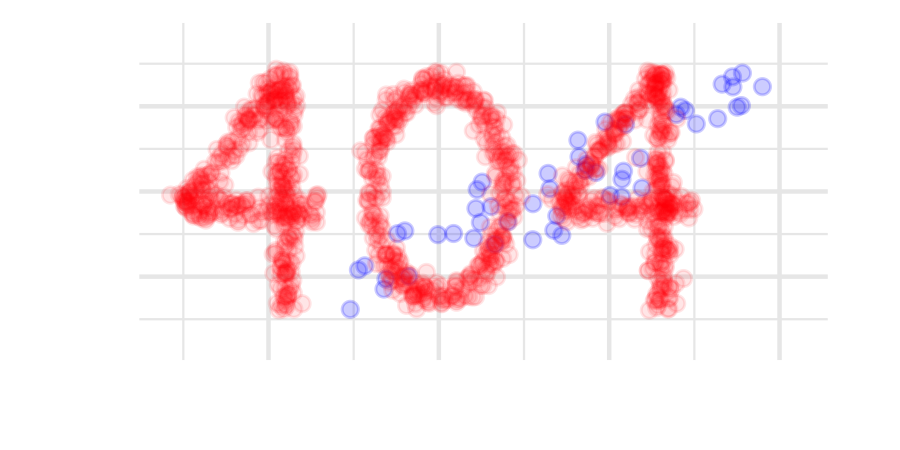

R code for this plot:
library(tidyverse)
set.seed(2)
## Define corners of 4:
#'     4
#'   / |
#'  1----2
#'     |
#'     3
x1 <- c(-3, 0)
x2 <- c(1, 0)
x3 <- c(0, -3)
x4 <- c(0, 4)
## Standard deviation of "scatter" about the digits:
sd <- 0.2
## Density of points contained in 1 unit length:
dens <- 25
## Gap between letter boxes:
gap <- 1.5
## --------------------
## Letters contained in boxes with lenght and width:
width <- x2[1] - x1[1]
height <- x4[2] - x3[2]
## Shift a matrix (of 2-vectors) right or up, or by a 2-vector
shift <- function(nx2mat, vec) {
    multivec <- matrix(vec, byrow=TRUE, ncol=2, nrow=nrow(nx2mat))
    nx2mat + multivec
}
shift_right <- function(nx2mat, x) {
    multivec <- matrix(c(x, 0), byrow=TRUE, ncol=2, nrow=nrow(nx2mat))
    nx2mat + multivec
}
shift_up <- function(nx2mat, y) {
    multivec <- matrix(c(0, y), byrow=TRUE, ncol=2, nrow=nrow(nx2mat))
    nx2mat + multivec
}
## Make a scatterplot rod.
rod <- function(x1, x2, denspts=dens, sigma=sd) {
    len <- sqrt(sum((x2-x1)^2))
    adj <- x2[1] - x1[1]
    opp <- x2[2] - x1[2]
    n <- denspts*len
    x <- runif(n) * len
    y <- rnorm(n) * sigma
    rotation <- matrix(c(adj, opp,
                         -opp, adj),
                       byrow=TRUE,
                       ncol=2) / len
    matrix(c(x, y), ncol=2) %*% 
        rotation %>% 
        shift(x1)
}
oh <- function(width, height, denspts=dens, sigma=sd) {
    ## Use approximate perimeter of oval
    t1 <- 3*(width + height)/2
    t2 <- (3*width+height)*(width+3*height)/4
    len <- pi*(t1 - sqrt(t2))
    n <- len * denspts
    theta <- runif(n)*2*pi
    r_adj <- rnorm(n)*sigma
    x <- (r_adj + width/2)*sin(theta)
    y <- (r_adj + height/2)*cos(theta)
    matrix(c(x, y), ncol=2)
}
four <- function() 
    rbind(rod(x1, x2),
          rod(x1, x4),
          rod(x3, x4)) %>% 
    shift_up(-x3[2] - height/2)

dat404 <- rbind(four() %>% 
                    shift_right(-width/2 - gap - width/4),
                oh(width, height-2*2*sd),
                four() %>% 
                    shift_right(width/2 + gap + 3*width/4)) %>% 
    as.tibble

n_lm <- 50
datlm <- tibble(V1 = runif(n_lm)*13-7.5+4, 
                V2= -1.5 + 0.5*V1 + rnorm(n_lm)*0.7)

p <- ggplot() +
    geom_point(data=datlm, mapping=aes(x=V1, y=V2),
               colour="blue", alpha=0.2) +
    geom_point(data=dat404, mapping=aes(x=V1, y=V2),
               colour="red", alpha=0.1) +
    labs(x="", y="") +
    lims(y=c(-4.5, 4.5), x=c(NA, 10.5)) + # Excuse the magic numbers. 
    coord_equal() +
    theme_minimal() +
    theme(axis.text=element_blank())
p
ggsave(p, filename="404.png", width=3, height=1.5)


